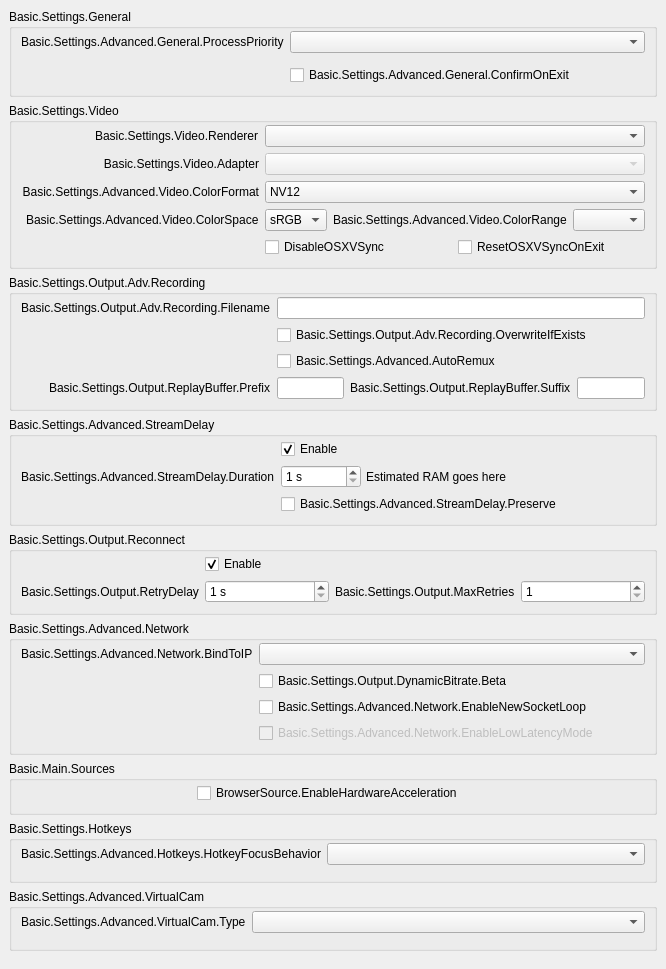
           <widget class="QWidget" name="scrollAreaWidgetContents">
            <property name="geometry">
             <rect>
              <x>0</x>
              <y>0</y>
              <width>609</width>
              <height>870</height>
             </rect>
            </property>
            <layout class="QVBoxLayout" name="verticalLayout_23">
             <property name="leftMargin">
              <number>0</number>
             </property>
             <property name="topMargin">
              <number>0</number>
             </property>
             <property name="rightMargin">
              <number>0</number>
             </property>
             <property name="bottomMargin">
              <number>9</number>
             </property>
             <item>
              <widget class="QFrame" name="widget_11">
               <layout class="QVBoxLayout" name="verticalLayout_24">
                <item>
                 <widget class="QGroupBox" name="advancedGeneralGroupBox">
                  <property name="title">
                   <string>Basic.Settings.General</string>
                  </property>
                  <layout class="QFormLayout" name="formLayout_22">
                   <property name="fieldGrowthPolicy">
                    <enum>QFormLayout::AllNonFixedFieldsGrow</enum>
                   </property>
                   <property name="labelAlignment">
                    <set>Qt::AlignRight|Qt::AlignTrailing|Qt::AlignVCenter</set>
                   </property>
                   <property name="topMargin">
                    <number>2</number>
                   </property>
                   <item row="0" column="0">
                    <widget class="QLabel" name="processPriorityLabel">
                     <property name="text">
                      <string>Basic.Settings.Advanced.General.ProcessPriority</string>
                     </property>
                     <property name="buddy">
                      <cstring>processPriority</cstring>
                     </property>
                    </widget>
                   </item>
                   <item row="0" column="1">
                    <widget class="QComboBox" name="processPriority"/>
                   </item>
                   <item row="1" column="0">
                    <spacer name="horizontalSpacer_13">
                     <property name="orientation">
                      <enum>Qt::Horizontal</enum>
                     </property>
                     <property name="sizeHint" stdset="0">
                      <size>
                       <width>170</width>
                       <height>0</height>
                      </size>
                     </property>
                    </spacer>
                   </item>
                   <item row="2" column="1">
                     <widget class="QCheckBox" name="confirmOnExit">
                       <property name="text">
                         <string>Basic.Settings.Advanced.General.ConfirmOnExit</string>
                       </property>
                     </widget>
                   </item>
                  </layout>
                 </widget>
                </item>
                <item>
                 <widget class="QGroupBox" name="advancedVideoContainer">
                  <property name="title">
                   <string>Basic.Settings.Video</string>
                  </property>
                  <layout class="QFormLayout" name="formLayout_14">
                   <property name="fieldGrowthPolicy">
                    <enum>QFormLayout::AllNonFixedFieldsGrow</enum>
                   </property>
                   <property name="labelAlignment">
                    <set>Qt::AlignRight|Qt::AlignTrailing|Qt::AlignVCenter</set>
                   </property>
                   <property name="topMargin">
                    <number>2</number>
                   </property>
                   <item row="0" column="0">
                    <widget class="QLabel" name="rendererLabel">
                     <property name="text">
                      <string>Basic.Settings.Video.Renderer</string>
                     </property>
                     <property name="buddy">
                      <cstring>renderer</cstring>
                     </property>
                    </widget>
                   </item>
                   <item row="0" column="1">
                    <widget class="QComboBox" name="renderer">
                     <property name="currentText">
                      <string notr="true"/>
                     </property>
                    </widget>
                   </item>
                   <item row="1" column="0">
                    <widget class="QLabel" name="adapterLabel">
                     <property name="text">
                      <string>Basic.Settings.Video.Adapter</string>
                     </property>
                     <property name="alignment">
                      <set>Qt::AlignRight|Qt::AlignTrailing|Qt::AlignVCenter</set>
                     </property>
                     <property name="buddy">
                      <cstring>adapter</cstring>
                     </property>
                    </widget>
                   </item>
                   <item row="1" column="1">
                    <widget class="QComboBox" name="adapter">
                     <property name="enabled">
                      <bool>false</bool>
                     </property>
                     <property name="currentText">
                      <string notr="true"/>
                     </property>
                    </widget>
                   </item>
                   <item row="2" column="0">
                    <widget class="QLabel" name="label_30">
                     <property name="minimumSize">
                      <size>
                       <width>0</width>
                       <height>0</height>
                      </size>
                     </property>
                     <property name="text">
                      <string>Basic.Settings.Advanced.Video.ColorFormat</string>
                     </property>
                     <property name="alignment">
                      <set>Qt::AlignRight|Qt::AlignTrailing|Qt::AlignVCenter</set>
                     </property>
                     <property name="buddy">
                      <cstring>colorFormat</cstring>
                     </property>
                    </widget>
                   </item>
                   <item row="2" column="1">
                    <widget class="QComboBox" name="colorFormat">
                     <item>
                      <property name="text">
                       <string notr="true">NV12</string>
                      </property>
                     </item>
                     <item>
                      <property name="text">
                       <string notr="true">I420</string>
                      </property>
                     </item>
                     <item>
                      <property name="text">
                       <string>I444</string>
                      </property>
                     </item>
                     <item>
                      <property name="text">
                       <string notr="true">RGB</string>
                      </property>
                     </item>
                    </widget>
                   </item>
                   <item row="4" column="1">
                    <layout class="QHBoxLayout" name="horizontalLayout_18">
                     <property name="leftMargin">
                      <number>0</number>
                     </property>
                     <property name="topMargin">
                      <number>0</number>
                     </property>
                     <property name="rightMargin">
                      <number>0</number>
                     </property>
                     <property name="bottomMargin">
                      <number>0</number>
                     </property>
                     <item>
                      <widget class="QCheckBox" name="disableOSXVSync">
                       <property name="text">
                        <string>DisableOSXVSync</string>
                       </property>
                      </widget>
                     </item>
                     <item>
                      <widget class="QCheckBox" name="resetOSXVSync">
                       <property name="text">
                        <string>ResetOSXVSyncOnExit</string>
                       </property>
                      </widget>
                     </item>
                    </layout>
                   </item>
                   <item row="3" column="1">
                    <layout class="QHBoxLayout" name="horizontalLayout_20">
                     <property name="leftMargin">
                      <number>0</number>
                     </property>
                     <property name="topMargin">
                      <number>0</number>
                     </property>
                     <property name="rightMargin">
                      <number>0</number>
                     </property>
                     <property name="bottomMargin">
                      <number>0</number>
                     </property>
                     <item>
                      <widget class="QComboBox" name="colorSpace">
                       <item>
                        <property name="text">
                         <string notr="true">sRGB</string>
                        </property>
                       </item>
                       <item>
                        <property name="text">
                         <string notr="true">709</string>
                        </property>
                       </item>
                       <item>
                        <property name="text">
                         <string notr="true">601</string>
                        </property>
                       </item>
                      </widget>
                     </item>
                     <item>
                      <widget class="QLabel" name="label_34">
                       <property name="sizePolicy">
                        <sizepolicy hsizetype="Maximum" vsizetype="Preferred">
                         <horstretch>0</horstretch>
                         <verstretch>0</verstretch>
                        </sizepolicy>
                       </property>
                       <property name="text">
                        <string>Basic.Settings.Advanced.Video.ColorRange</string>
                       </property>
                       <property name="buddy">
                        <cstring>colorRange</cstring>
                       </property>
                      </widget>
                     </item>
                     <item>
                      <widget class="QComboBox" name="colorRange"/>
                     </item>
                    </layout>
                   </item>
                   <item row="3" column="0">
                    <widget class="QLabel" name="label_33">
                     <property name="text">
                      <string>Basic.Settings.Advanced.Video.ColorSpace</string>
                     </property>
                     <property name="buddy">
                      <cstring>colorSpace</cstring>
                     </property>
                    </widget>
                   </item>
                   <item row="4" column="0">
                    <spacer name="horizontalSpacer_12">
                     <property name="orientation">
                      <enum>Qt::Horizontal</enum>
                     </property>
                     <property name="sizeHint" stdset="0">
                      <size>
                       <width>170</width>
                       <height>20</height>
                      </size>
                     </property>
                    </spacer>
                   </item>
                  </layout>
                 </widget>
                </item>
                <item>
                 <widget class="QGroupBox" name="groupBox_6">
                  <property name="title">
                   <string>Basic.Settings.Output.Adv.Recording</string>
                  </property>
                  <layout class="QFormLayout" name="formLayout_17">
                   <property name="fieldGrowthPolicy">
                    <enum>QFormLayout::AllNonFixedFieldsGrow</enum>
                   </property>
                   <property name="labelAlignment">
                    <set>Qt::AlignRight|Qt::AlignTrailing|Qt::AlignVCenter</set>
                   </property>
                   <property name="topMargin">
                    <number>2</number>
                   </property>
                   <item row="0" column="0">
                    <widget class="QLabel" name="label_7">
                     <property name="text">
                      <string>Basic.Settings.Output.Adv.Recording.Filename</string>
                     </property>
                     <property name="buddy">
                      <cstring>filenameFormatting</cstring>
                     </property>
                    </widget>
                   </item>
                   <item row="0" column="1">
                    <widget class="QLineEdit" name="filenameFormatting"/>
                   </item>
                   <item row="1" column="1">
                    <widget class="QCheckBox" name="overwriteIfExists">
                     <property name="text">
                      <string>Basic.Settings.Output.Adv.Recording.OverwriteIfExists</string>
                     </property>
                    </widget>
                   </item>
                   <item row="3" column="1">
                    <layout class="QHBoxLayout" name="horizontalLayout_14">
                     <property name="leftMargin">
                      <number>0</number>
                     </property>
                     <property name="topMargin">
                      <number>0</number>
                     </property>
                     <property name="rightMargin">
                      <number>0</number>
                     </property>
                     <property name="bottomMargin">
                      <number>0</number>
                     </property>
                     <item>
                      <widget class="QLineEdit" name="simpleRBPrefix"/>
                     </item>
                     <item>
                      <widget class="QLabel" name="label_58">
                       <property name="text">
                        <string>Basic.Settings.Output.ReplayBuffer.Suffix</string>
                       </property>
                       <property name="buddy">
                        <cstring>simpleRBSuffix</cstring>
                       </property>
                      </widget>
                     </item>
                     <item>
                      <widget class="QLineEdit" name="simpleRBSuffix"/>
                     </item>
                    </layout>
                   </item>
                   <item row="3" column="0">
                    <widget class="QLabel" name="label_57">
                     <property name="text">
                      <string>Basic.Settings.Output.ReplayBuffer.Prefix</string>
                     </property>
                     <property name="buddy">
                      <cstring>simpleRBPrefix</cstring>
                     </property>
                    </widget>
                   </item>
                   <item row="1" column="0">
                    <spacer name="horizontalSpacer_10">
                     <property name="orientation">
                      <enum>Qt::Horizontal</enum>
                     </property>
                     <property name="sizeHint" stdset="0">
                      <size>
                       <width>170</width>
                       <height>20</height>
                      </size>
                     </property>
                    </spacer>
                   </item>
                   <item row="2" column="1">
                    <widget class="QCheckBox" name="autoRemux">
                     <property name="text">
                      <string>Basic.Settings.Advanced.AutoRemux</string>
                     </property>
                    </widget>
                   </item>
                   <item row="2" column="0">
                    <spacer name="horizontalSpacer_16">
                     <property name="orientation">
                      <enum>Qt::Horizontal</enum>
                     </property>
                     <property name="sizeHint" stdset="0">
                      <size>
                       <width>40</width>
                       <height>20</height>
                      </size>
                     </property>
                    </spacer>
                   </item>
                  </layout>
                 </widget>
                </item>
                <item>
                 <widget class="QGroupBox" name="groupBox_5">
                  <property name="title">
                   <string>Basic.Settings.Advanced.StreamDelay</string>
                  </property>
                  <layout class="QFormLayout" name="formLayout_18">
                   <property name="fieldGrowthPolicy">
                    <enum>QFormLayout::AllNonFixedFieldsGrow</enum>
                   </property>
                   <property name="labelAlignment">
                    <set>Qt::AlignRight|Qt::AlignTrailing|Qt::AlignVCenter</set>
                   </property>
                   <property name="topMargin">
                    <number>2</number>
                   </property>
                   <item row="1" column="0">
                    <widget class="QLabel" name="label_56">
                     <property name="text">
                      <string>Basic.Settings.Advanced.StreamDelay.Duration</string>
                     </property>
                     <property name="buddy">
                      <cstring>streamDelaySec</cstring>
                     </property>
                    </widget>
                   </item>
                   <item row="1" column="1">
                    <widget class="QFrame" name="widget_12">
                     <property name="enabled">
                      <bool>true</bool>
                     </property>
                     <layout class="QHBoxLayout" name="horizontalLayout_13">
                      <property name="spacing">
                       <number>5</number>
                      </property>
                      <property name="leftMargin">
                       <number>0</number>
                      </property>
                      <property name="topMargin">
                       <number>0</number>
                      </property>
                      <property name="rightMargin">
                       <number>0</number>
                      </property>
                      <property name="bottomMargin">
                       <number>0</number>
                      </property>
                      <item>
                       <widget class="QSpinBox" name="streamDelaySec">
                        <property name="enabled">
                         <bool>true</bool>
                        </property>
                        <property name="sizePolicy">
                         <sizepolicy hsizetype="Maximum" vsizetype="Fixed">
                          <horstretch>0</horstretch>
                          <verstretch>0</verstretch>
                         </sizepolicy>
                        </property>
                        <property name="minimumSize">
                         <size>
                          <width>80</width>
                          <height>0</height>
                         </size>
                        </property>
                        <property name="suffix">
                         <string notr="true"> s</string>
                        </property>
                        <property name="minimum">
                         <number>1</number>
                        </property>
                        <property name="maximum">
                         <number>1800</number>
                        </property>
                       </widget>
                      </item>
                      <item>
                       <widget class="QLabel" name="streamDelayInfo">
                        <property name="text">
                         <string notr="true">Estimated RAM goes here</string>
                        </property>
                       </widget>
                      </item>
                     </layout>
                    </widget>
                   </item>
                   <item row="2" column="1">
                    <widget class="QCheckBox" name="streamDelayPreserve">
                     <property name="text">
                      <string>Basic.Settings.Advanced.StreamDelay.Preserve</string>
                     </property>
                    </widget>
                   </item>
                   <item row="0" column="1">
                    <widget class="QCheckBox" name="streamDelayEnable">
                     <property name="text">
                      <string>Enable</string>
                     </property>
                     <property name="checked">
                      <bool>true</bool>
                     </property>
                    </widget>
                   </item>
                   <item row="2" column="0">
                    <spacer name="horizontalSpacer_9">
                     <property name="orientation">
                      <enum>Qt::Horizontal</enum>
                     </property>
                     <property name="sizeHint" stdset="0">
                      <size>
                       <width>170</width>
                       <height>20</height>
                      </size>
                     </property>
                    </spacer>
                   </item>
                  </layout>
                 </widget>
                </item>
                <item>
                 <widget class="QGroupBox" name="groupBox_7">
                  <property name="title">
                   <string>Basic.Settings.Output.Reconnect</string>
                  </property>
                  <layout class="QFormLayout" name="formLayout_19">
                   <property name="fieldGrowthPolicy">
                    <enum>QFormLayout::AllNonFixedFieldsGrow</enum>
                   </property>
                   <property name="labelAlignment">
                    <set>Qt::AlignRight|Qt::AlignTrailing|Qt::AlignVCenter</set>
                   </property>
                   <property name="topMargin">
                    <number>2</number>
                   </property>
                   <item row="0" column="1">
                    <widget class="QCheckBox" name="reconnectEnable">
                     <property name="text">
                      <string>Enable</string>
                     </property>
                     <property name="checked">
                      <bool>true</bool>
                     </property>
                    </widget>
                   </item>
                   <item row="1" column="1">
                    <layout class="QHBoxLayout" name="horizontalLayout_19">
                     <property name="leftMargin">
                      <number>0</number>
                     </property>
                     <property name="topMargin">
                      <number>0</number>
                     </property>
                     <property name="rightMargin">
                      <number>0</number>
                     </property>
                     <property name="bottomMargin">
                      <number>0</number>
                     </property>
                     <item>
                      <widget class="QSpinBox" name="reconnectRetryDelay">
                       <property name="suffix">
                        <string> s</string>
                       </property>
                       <property name="minimum">
                        <number>1</number>
                       </property>
                       <property name="maximum">
                        <number>30</number>
                       </property>
                      </widget>
                     </item>
                     <item>
                      <widget class="QLabel" name="label_22">
                       <property name="sizePolicy">
                        <sizepolicy hsizetype="Maximum" vsizetype="Preferred">
                         <horstretch>0</horstretch>
                         <verstretch>0</verstretch>
                        </sizepolicy>
                       </property>
                       <property name="text">
                        <string>Basic.Settings.Output.MaxRetries</string>
                       </property>
                       <property name="buddy">
                        <cstring>reconnectMaxRetries</cstring>
                       </property>
                      </widget>
                     </item>
                     <item>
                      <widget class="QSpinBox" name="reconnectMaxRetries">
                       <property name="minimum">
                        <number>1</number>
                       </property>
                       <property name="maximum">
                        <number>10000</number>
                       </property>
                      </widget>
                     </item>
                    </layout>
                   </item>
                   <item row="1" column="0">
                    <widget class="QLabel" name="label_17">
                     <property name="text">
                      <string>Basic.Settings.Output.RetryDelay</string>
                     </property>
                     <property name="buddy">
                      <cstring>reconnectRetryDelay</cstring>
                     </property>
                    </widget>
                   </item>
                   <item row="0" column="0">
                    <spacer name="horizontalSpacer_8">
                     <property name="orientation">
                      <enum>Qt::Horizontal</enum>
                     </property>
                     <property name="sizeHint" stdset="0">
                      <size>
                       <width>170</width>
                       <height>20</height>
                      </size>
                     </property>
                    </spacer>
                   </item>
                  </layout>
                 </widget>
                </item>
                <item>
                 <widget class="QGroupBox" name="advNetworkGroupBox">
                  <property name="title">
                   <string>Basic.Settings.Advanced.Network</string>
                  </property>
                  <layout class="QFormLayout" name="formLayout_23">
                   <property name="fieldGrowthPolicy">
                    <enum>QFormLayout::AllNonFixedFieldsGrow</enum>
                   </property>
                   <property name="labelAlignment">
                    <set>Qt::AlignRight|Qt::AlignTrailing|Qt::AlignVCenter</set>
                   </property>
                   <property name="topMargin">
                    <number>2</number>
                   </property>
                   <item row="0" column="0">
                    <widget class="QLabel" name="label_27">
                     <property name="text">
                      <string>Basic.Settings.Advanced.Network.BindToIP</string>
                     </property>
                     <property name="buddy">
                      <cstring>bindToIP</cstring>
                     </property>
                    </widget>
                   </item>
                   <item row="0" column="1">
                    <widget class="QComboBox" name="bindToIP"/>
                   </item>
                   <item row="2" column="1">
                    <widget class="QCheckBox" name="enableNewSocketLoop">
                     <property name="text">
                      <string>Basic.Settings.Advanced.Network.EnableNewSocketLoop</string>
                     </property>
                    </widget>
                   </item>
                   <item row="3" column="1">
                    <widget class="QCheckBox" name="enableLowLatencyMode">
                     <property name="enabled">
                      <bool>false</bool>
                     </property>
                     <property name="text">
                      <string>Basic.Settings.Advanced.Network.EnableLowLatencyMode</string>
                     </property>
                    </widget>
                   </item>
                   <item row="2" column="0">
                    <spacer name="horizontalSpacer_7">
                     <property name="orientation">
                      <enum>Qt::Horizontal</enum>
                     </property>
                     <property name="sizeHint" stdset="0">
                      <size>
                       <width>170</width>
                       <height>1</height>
                      </size>
                     </property>
                    </spacer>
                   </item>
                   <item row="1" column="1">
                    <widget class="QCheckBox" name="dynBitrate">
                     <property name="toolTip">
                      <string>Basic.Settings.Output.DynamicBitrate.TT</string>
                     </property>
                     <property name="text">
                      <string>Basic.Settings.Output.DynamicBitrate.Beta</string>
                     </property>
                    </widget>
                   </item>
                  </layout>
                 </widget>
                </item>
                <item>
                 <widget class="QGroupBox" name="sourcesGroup">
                  <property name="title">
                   <string>Basic.Main.Sources</string>
                  </property>
                  <layout class="QFormLayout" name="formLayout_34">
                   <property name="topMargin">
                    <number>2</number>
                   </property>
                   <item row="0" column="0">
                    <spacer name="horizontalSpacer_15">
                     <property name="orientation">
                      <enum>Qt::Horizontal</enum>
                     </property>
                     <property name="sizeHint" stdset="0">
                      <size>
                       <width>170</width>
                       <height>20</height>
                      </size>
                     </property>
                    </spacer>
                   </item>
                   <item row="0" column="1">
                    <widget class="QCheckBox" name="browserHWAccel">
                     <property name="text">
                      <string>BrowserSource.EnableHardwareAcceleration</string>
                     </property>
                    </widget>
                   </item>
                  </layout>
                 </widget>
                </item>
                <item>
                 <widget class="QGroupBox" name="groupBox_17">
                  <property name="title">
                   <string>Basic.Settings.Hotkeys</string>
                  </property>
                  <layout class="QFormLayout" name="formLayout_33">
                   <property name="labelAlignment">
                    <set>Qt::AlignRight|Qt::AlignTrailing|Qt::AlignVCenter</set>
                   </property>
                   <property name="topMargin">
                    <number>2</number>
                   </property>
                   <item row="0" column="0">
                    <widget class="QLabel" name="label_21">
                     <property name="text">
                      <string>Basic.Settings.Advanced.Hotkeys.HotkeyFocusBehavior</string>
                     </property>
                    </widget>
                   </item>
                   <item row="0" column="1">
                    <widget class="QComboBox" name="hotkeyFocusType"/>
                   </item>
                   <item row="1" column="0">
                    <spacer name="horizontalSpacer_14">
                     <property name="orientation">
                      <enum>Qt::Horizontal</enum>
                     </property>
                     <property name="sizeHint" stdset="0">
                      <size>
                       <width>170</width>
                       <height>0</height>
                      </size>
                     </property>
                    </spacer>
                   </item>
                  </layout>
                 </widget>
                </item>
                <item>
                 <widget class="QGroupBox" name="advVirtualCamGroupBox">
                  <property name="title">
                   <string>Basic.Settings.Advanced.VirtualCam</string>
                  </property>
                  <layout class="QFormLayout" name="advVirtualCamLayout">
                   <property name="fieldGrowthPolicy">
                    <enum>QFormLayout::AllNonFixedFieldsGrow</enum>
                   </property>
                   <property name="labelAlignment">
                    <set>Qt::AlignRight|Qt::AlignTrailing|Qt::AlignVCenter</set>
                   </property>
                   <property name="topMargin">
                    <number>2</number>
                   </property>
                   <item row="0" column="0">
                    <widget class="QLabel" name="virtualCamSelectLabel">
                     <property name="text">
                      <string>Basic.Settings.Advanced.VirtualCam.Type</string>
                     </property>
                    </widget>
                   </item>
		   <item row="0" column="1">
                    <widget class="QComboBox" name="virtualCamSelect"/>
                   </item>
		   <item row="1" column="0">
                    <spacer name="horizontalSpacer_1">
                     <property name="orientation">
                      <enum>Qt::Horizontal</enum>
                     </property>
                     <property name="sizeHint" stdset="0">
                      <size>
                       <width>170</width>
                       <height>0</height>
                      </size>
                     </property>
                    </spacer>
                   </item>
                  </layout>
                 </widget>
                </item>
               </layout>
              </widget>
             </item>
            </layout>
           </widget>
